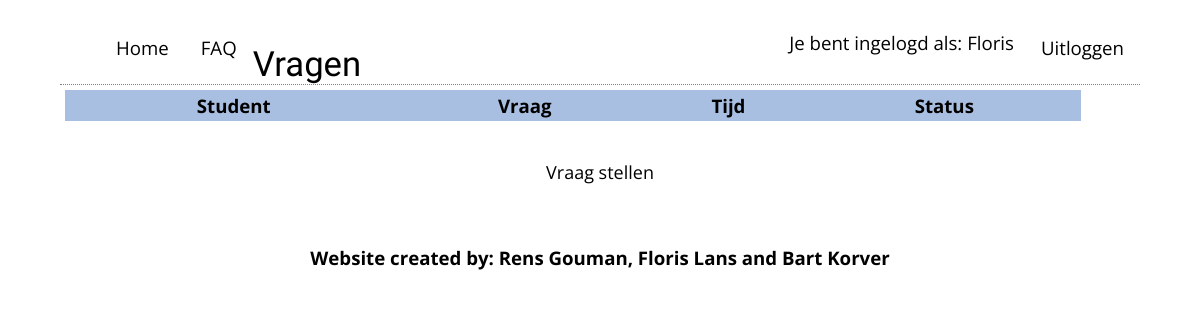
/webapp/index (signed in), run on an earlier commit of the app's database.
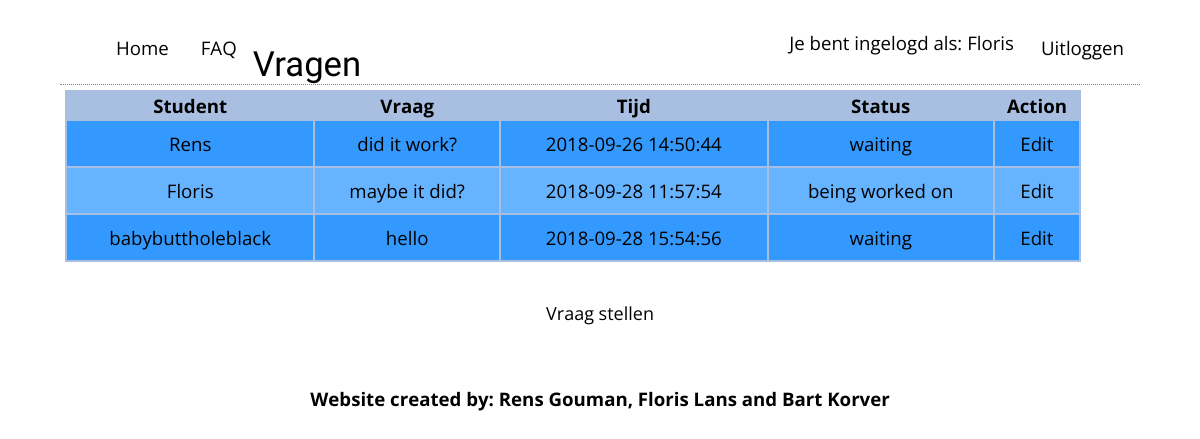
And on a later commit of the database.
### tables this page shows
CREATE TABLE IF NOT EXISTS `questions` (
  `question_id` int(11) NOT NULL,
  `student_id` int(11) NOT NULL,
  `question_text` varchar(60) NOT NULL,
  `time_stamp` datetime DEFAULT CURRENT_TIMESTAMP ON UPDATE CURRENT_TIMESTAMP,
  `progress_id` int(11) NOT NULL
);

CREATE TABLE IF NOT EXISTS `students` (
  `student_id` int(11) NOT NULL,
  `student_name` varchar(60) NOT NULL,
  `student_password` varchar(60) NOT NULL,
  `power_lvl` int(11) NOT NULL
);

CREATE TABLE IF NOT EXISTS `progress` (
  `progress_id` int(11) NOT NULL,
  `status` varchar(255) DEFAULT NULL
);

### core/core.php (called while the page is built, shortened)
<?php
function render($filename, $data = null)
{
	require(ROOT . 'view/templates/header.php');
	require(ROOT . 'view/' . $filename . '.php');
	require(ROOT . 'view/templates/footer.php');
}

### controller/webappController.php (called while the page is built, shortened)
<?php
require(ROOT . "model/webappModel.php");
function index()
{
	$allQuestions = generateQuestions();
	render("webapp/index", array(
		'questions' => $allQuestions)
	);
	exit();
}

### public/index.php (called while the page is built, shortened)
<?php
require(ROOT . "core/route.php");
require(ROOT . "core/core.php");
route();

### model/webappModel.php (called while the page is built, shortened)
<?php
function generateQuestions()
{
	$db = openDatabaseConnection();
	$sql = "SELECT * FROM `questions`
		JOIN `students` ON `questions`.`student_id` = `students`.`student_id`
		JOIN `progress` ON `questions`.`progress_id` = `progress`.`progress_id`
		ORDER BY `questions`.`time_stamp` ASC";
	$query = $db->prepare($sql);
	$query->execute();
	return $query->fetchAll();
}

### view/webapp/index.php (the view, shortened to what this page needs)
<h1>Vragen</h1>
<table id="myTable">
	<thead>
		<tr>
			<th colspan="1">Student</th>
			<th colspan="5">Vraag</th>
			<th colspan="2">Tijd</th>
			<th colspan="1">Status</th>
			<?php
			if ($_SESSION['power_lvl'] == 1) { ?>
			<th colspan="1">Action</th>
			<?php
			}
			?>
		</tr>
	</thead>
	<tbody>
<?php
foreach ($questions as $question) {
	if ($question["progress_id"] == 3) {
	} else {
?>
		<tr>
			<td colspan="1"><?= $question["student_name"] ?></td>
			<td colspan="5"><?= $question["question_text"] ?></td>
			<td colspan="2"><?= $question["time_stamp"] ?></td>
			<td colspan="1"><?= $question["status"] ?></td>
			<?php
			if ($_SESSION['power_lvl'] == 1) { ?>
			<td class="center"><a href="<?= URL ?>webapp/editQuestionPage/<?= $question["question_id"] ?>">Edit</a></td>
			<?php
			}
			?>
		</tr>
<?php
		}
	}
?>
	</tbody>
</table>
<?php
if (!$_SESSION['student_name'] == null) { ?>
	<p><a href="<?= URL ?>webapp/createQuestionPage">Vraag stellen</a></p>
<?php
}
?>

### core/route.php (shortened to what this page needs)
<?php
function route()
{
	$url = splitUrl();
	if (!$url['controller']) {
		require(ROOT . 'controller/' . DEFAULT_CONTROLLER . 'Controller.php');
		call_user_func('index');
	} elseif (file_exists(ROOT . 'controller/' . $url['controller'] . '.php')) {
		if (function_exists($url['action'])) {
			if ($url['params']) {
				call_user_func_array($url['action'], $url['params']);
			} else {
				call_user_func($url['action']);
			}
		} else {
			require(ROOT . 'controller/ErrorController.php');
			call_user_func('error_404');
		}
	} else {
		require(ROOT . 'controller/ErrorController.php');
		call_user_func('error_404');
	}
}
function splitUrl()
{
	if (isset($_GET['url'])) {
		$tmp_url = trim($_GET['url'], "/");
		$tmp_url = filter_var($tmp_url, FILTER_SANITIZE_URL);
		$tmp_url = explode("/", $tmp_url);
		$url['controller'] = isset($tmp_url[0]) ? ucwords($tmp_url[0] . 'Controller') : null;
		$url['action'] = isset($tmp_url[1]) ? $tmp_url[1] : 'index';
		unset($tmp_url[0], $tmp_url[1]);
		$url['params'] = array_values($tmp_url);
		return $url;
	}
}

### view/templates/header.php (shortened to what this page needs)
<!DOCTYPE html>
<html>
<head>
	<link rel="stylesheet" href="<?= URL ?>public/css/main.css">
</head>
<body>
	<nav>
		<ul>
			<li class="left"><a href="<?= URL ?>webapp/index">Home</a></li>
			<li class="left"><a href="<?= URL ?>webapp/FAQ">FAQ</a></li>
			<?php if (!$_SESSION['student_name'] == null) { ?>
			<li class="right"><a href="<?= URL ?>webapp/logout">Uitloggen</a></li>
			<?php
			}
			?>
			<?php if (!$_SESSION['student_name'] == null) { ?>
			<li class="gebruiker">Je bent ingelogd als: <?= $_SESSION['student_name'] ?></li>
			<?php
			}
			?>
		</ul>
	</nav><br>

### view/templates/footer.php
<footer>
	<h4>Website created by: Rens Gouman, Floris Lans and Bart Korver</h4>
</footer>
</body>
</html>

### public/css/main.css (style rules this page uses)
body { margin: 0 auto; width: 90%; background-image: url('bg.png'); }
body { font-family: Open Sans, Verdana, sans-serif; font-size: 14pt; }
tbody tr:nth-child(odd) { background-color: rgb(51, 153, 255); }
tbody tr:nth-child(even) { background-color: rgb(102, 179, 255); }
td { text-align: center; padding: 10px; }
footer { text-align: center; }
#myTable { border: 5px solid white; background-color: rgba(50, 102, 184, 0.42); width: 95%; padding: 0px; }
.right { float: right; }
.left { float: left; }
.gebruiker { float: right; display: block; margin: 5px; border: 1px solid white; }
footer h4 { text-align: center; bottom: 0; position: relative; top: 20px; }
nav li { text-align: center; list-style-type: none; padding: 5px; display: inline; }
nav ul { list-style-type: none; }
nav a { display: block; margin: 5px; padding: 5px; border: 1px solid white; }
h1 { font-family: Open Sans Condensed, sans-serif; font-weight: normal; font-size: 26pt; }
h1 { text-transform: capitalize; margin: 0; border-bottom: 1px dotted grey; }
p:last-of-type { position: static; }
a { color: black; text-decoration: none; }
p:last-of-type a { display: block; text-align: center; margin-bottom: 20px; padding-top: 16px; padding-bottom: 16px; font-size: 18px; }
* { box-sizing:border-box; }

What changed in the data, as far as the page shows it:
now on this page (row edited): questions: student.student_name "Rens", question_text "did it work?", time_stamp "2018-09-26 14:50:44", progress.status "waiting"
now on this page (row edited): questions: student.student_name "Floris", question_text "maybe it did?", time_stamp "2018-09-28 11:57:54", progress.status "being worked on"
added questions: student.student_name "babybuttholeblack", question_text "hello", time_stamp "2018-09-28 15:54:56", progress.status "waiting"
Also different on the page:
text now shown: "Action"
